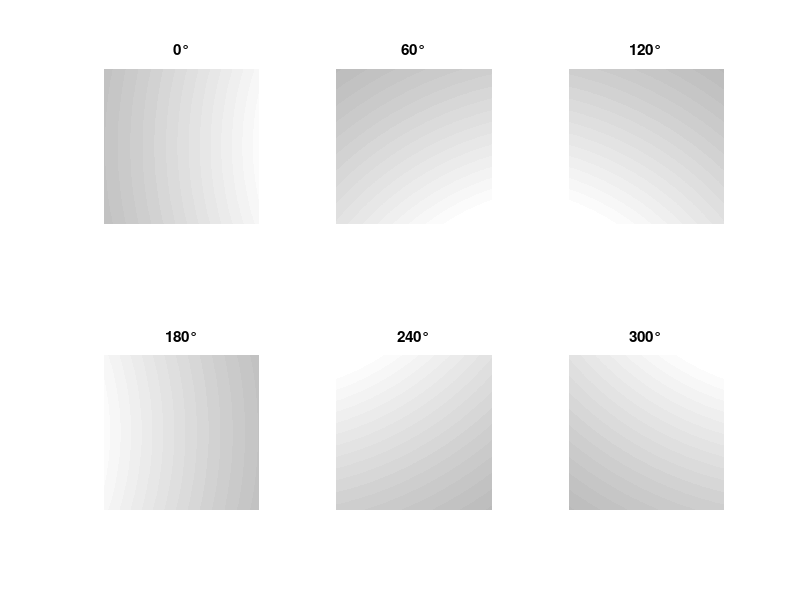

Write the MATLAB code that produced this figure. (Note: this script raises an error after producing the figure.)
%   Title: A new ring-light photometric stereo compensation method
%
%   Author: Hao Fan.
%   Created: March 25, 2020.

pkg load image;
pkg load signal;

clear; close all; clc;
addpath(genpath(pwd));
%% ring-light photometric stereo with 6 lights following Quadratic attenuation
% 6对称光照方向，逆平方距离衰减
g_pic_num = 6;
shadowThresh = 0.01;

%% main light direction (光照方向)
L = zeros(3, g_pic_num);
Slant = 45;
Slant_sin = sin(Slant/180*pi);
Slant_cos = cos(Slant/180*pi);
for i = 1:g_pic_num
    Tilt = (i-1) * 360/g_pic_num;

    L(1,i) = Slant_sin * cos(Tilt/180*pi);
    L(2,i) = Slant_sin * sin(Tilt/180*pi);
    L(3,i) = Slant_cos;
end

%% Simulation for a flat plane. normal=(0,0,1) (图像仿真,仿真一个平面)
w1 = 600; h1 = 600;
[X,Y]= meshgrid(1:w1, 1:h1);

scale = 3; %6-5,3-10,2-15,1.5-20
x = (X - 300)/scale; %+-10 length(长)
y = (Y - 300)/scale; %+-10 width(宽)

r = 400; h = 400;
d1 = sqrt( (x - r).^2 + y.^2 + h^2 );
d2 = sqrt( (x - r/2).^2 + (y-sqrt(3)*r/2).^2 + h^2 );
d3 = sqrt( (x + r/2).^2 + (y-sqrt(3)*r/2).^2 + h^2 );
d4 = sqrt( (x + r).^2 + y.^2 + h^2 );
d5 = sqrt( (x + r/2).^2 + (y+sqrt(3)*r/2).^2 + h^2 );
d6 = sqrt( (x - r/2).^2 + (y+sqrt(3)*r/2).^2 + h^2 );

I0 = 10000; para_attenuation = 1;
I1 = I0./(d1.^para_attenuation);
I2 = I0./(d2.^para_attenuation);
I3 = I0./(d3.^para_attenuation);
I4 = I0./(d4.^para_attenuation);
I5 = I0./(d5.^para_attenuation);
I6 = I0./(d6.^para_attenuation);

% Adjust the imaging value in [0 255] (图像亮度调整到[0 255])
max_I = max([prctile(I1(:), 99),prctile(I2(:), 99),prctile(I3(:), 99),prctile(I4(:), 99),prctile(I5(:), 99),prctile(I6(:), 99)]);
I1 = I1/max_I * 255;
I2 = I2/max_I * 255;
I3 = I3/max_I * 255;
I4 = I4/max_I * 255;
I5 = I5/max_I * 255;
I6 = I6/max_I * 255;
figure;
subplot(2,3,1); imshow(uint8(I1)); title('0°'); subplot(2,3,2); imshow(uint8(I2)); title('60°'); subplot(2,3,3); imshow(uint8(I3)); title('120°');
subplot(2,3,4); imshow(uint8(I4)); title('180°'); subplot(2,3,5); imshow(uint8(I5)); title('240°'); subplot(2,3,6); imshow(uint8(I6)); title('300°');
print('images.png', '-dpng');

%% Read images (读入图片)
[M, N, C] = size(I1);
I = ones(M, N, g_pic_num);
I(:,:,1) = I1;
I(:,:,2) = I2;
I(:,:,3) = I3;
I(:,:,4) = I4;
I(:,:,5) = I5;
I(:,:,6) = I6;

%% Size of the image (图像的尺度信息)
[g_rows, g_cols] = size(I1);
g_length = g_rows * g_cols;

% Create a shadow mask.
shadow_mask = (I > shadowThresh);
se = strel('disk', 2, 0);
for i = 1:g_pic_num
  % Erode the shadow map to handle de-mosaiking artifact near shadow boundary.
  shadow_mask(:,:,i) = imerode(shadow_mask(:,:,i), se);
end

[rho, n] = PhotometricStereo(I, shadow_mask, L);

%% Visualize the normal map. axis xy;
% N_RGB(:,:,1)  = (n(:,:,1) + 1) / 2;
% N_RGB(:,:,2)  = (n(:,:,2) + 1) / 2;
% N_RGB(:,:,3)  = n(:,:,3);
% figure; imshow(N_RGB); title('normal');
% figure; imshow(rho);

%% Estimate depth map from the normal vectors.
fprintf('Estimating depth map from normal vectors...\n');
p = -n(:,:,1) ./ n(:,:,3);
q = -n(:,:,2) ./ n(:,:,3);
p(isnan(p)) = 0; 
q(isnan(q)) = 0;

figure;
subplot(1,2,1); mesh(p); title('Gradient p'); xlabel('x(pixel)'); ylabel('y(pixel)'); zlabel('p(pixel)');
subplot(1,2,2); mesh(q); title('Gradient q'); xlabel('x(pixel)'); ylabel('y(pixel)'); zlabel('q(pixel)');
set(gcf,'unit','centimeters','position',[10 5 11 5]);
print('gradients.png', '-dpng');

%% integration
Height_poisson =poisson_solver_function_neumann(p, q);
% Height_poisson = flipud(Height_poisson);
% figure;mesh(Height_poisson); title('积分高度(像素)')

%% The propsed method to fit the bias. (拟合 y - namda * H  = a x.^2 + b y.^2 + c x + d y + f;)
index = floor(randi(length(Height_poisson(:)),200,1));
Height_diff = Height_poisson(index) - 0; % 像素尺度
[y, x] = ind2sub(size(Height_poisson), index); %ind2sub得到的是行列，注意 行列 与 xy 相反
AA = [x.^2, y.^2, x, y, ones(length(x),1)];

% 方法1：矩阵除法
para = AA \ Height_diff;

% Compute the corrected height (根据参数计算真实结果)
[m, n] = size(Height_poisson); %size 得到的是行列
[xx, yy] = meshgrid(1:n, 1:m);          %注意行、列，和x，y的对应关系 % 注意像素尺度，不能混淆！！
fitted_height = [xx(:).^2, yy(:).^2, xx(:), yy(:), ones(m*n,1)] * para(:);
Height_correct = Height_poisson(:) - fitted_height;
Height_correct = reshape(Height_correct, m, n);
fitted_height = reshape(fitted_height, m, n);

figure;
subplot(1,4,1); mesh(Height_poisson); title('Initial Height'); xlabel('x(pixel)'); ylabel('y(pixel)'); zlabel('Initial Height(pixel)'); 
subplot(1,4,2); mesh(fitted_height); title('Fitted Bias Height'); xlabel('x(pixel)'); ylabel('y(pixel)'); zlabel('Fitted Height(pixel)');
subplot(1,4,3); mesh(Height_correct); title('Correct Height'); xlabel('x(pixel)'); ylabel('y(pixel)'); zlabel('Correct Height(pixel)');
% set(gcf,'unit','centimeters','position',[10 5 13 6]);

% Height Error Analysis
Height_d = Height_correct - 0; % 像素尺度
disp(['平均高度误差：' num2str(mean(mean(abs(Height_d)))) '像素']);

%figure; mesh(Height_d/scale); title('Height error(mm)');colorbar;
disp(['平均高度误差：' num2str(mean(mean(abs(Height_d/scale)))) '毫米']);

% Angle error Analysis (偏差角度的误差分析)
% 法向没有尺度，但是要确认光度立体高度积分的尺度都是像素，或都是真实尺度；混淆后计算的法向是错误的！！！
[p_correct,q_correct] = gradient(Height_correct);
bb = sqrt(p_correct.^2 + q_correct.^2 + 1);
% Ninit(:,:,1) = - p_correct./bb;
% Ninit(:,:,2) = - q_correct./bb;
% Ninit(:,:,3) = 1./bb;
Height_n_error = acos(1./bb)/pi * 180;

% figure; subplot(1,2,1); mesh(Height_d); title('Height error'); xlabel('x(pixel)'); ylabel('y(pixel)'); zlabel('Height error(pixel)');
subplot(1,4,4);mesh(Height_n_error); title('Angle error');  xlabel('x(pixel)'); ylabel('y(pixel)'); zlabel('Angle error(pixel)');
set(gcf,'unit','centimeters','position',[10 5 25 5]);
print('height.png', '-dpng');

disp(['平均角度误差：' num2str(mean(mean(Height_n_error))) '度']);